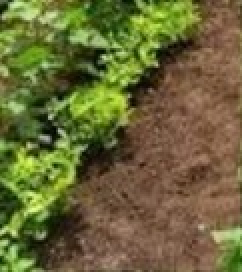
#> input picture Images/1c.jpg, 121 x 136 px (shown 2 times larger)
$ python q6.py
#> lines starting #> are read from the running program, lines starting #| are printed output that depends on the picture; after the words box and inside, x2 and y2 are one past the last pixel; in counts of white or black regions, pixels touching at a corner belong together
# D/ENG/24/0023/EE - ET3112
# Assignment 02 on Fitting
# Question 06

import cv2
import numpy as np
import matplotlib.pyplot as plt

# 1. Load the image and extract edges
image_path = '../Images/1c.jpg'
img = cv2.imread(image_path, cv2.IMREAD_GRAYSCALE)
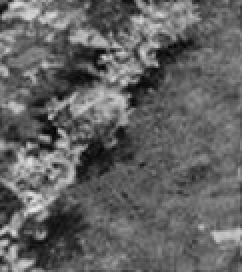
#> img: shape (136, 121) (shown 2 times larger); min 1, max 233, mean 98.4

if img is None:
    print("Error: Could not load image. Check the path.")
    exit()

edges = cv2.Canny(img, 550, 690)
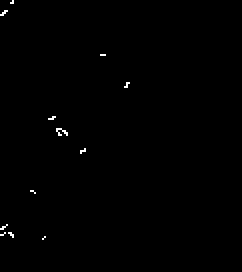
#> edges: shape (136, 121) (shown 2 times larger); 0.35% white in thin lines or dots, all inside (x1, y1, x2, y2) = (0, 0, 65, 120)
indices = np.where(edges != 0)
#> indices = 57 positions, rows 0 to 119, columns 0 to 64
x = indices[1]
#> x = 57 values, max 64 at index 13, min 0 at index 7, mean 23.12
y = indices[0]
#> y = 57 values from 0 to 119

# 2. Total Least Squares (TLS) Fit using SVD
mean_x = np.mean(x)
#> mean_x = 23.12
mean_y = np.mean(y)
#> mean_y = 66.77

# Center all the data points around (0,0)
x_centered = x - mean_x
#> x_centered = 57 values, max 40.88 at index 13, min -23.12 at index 7, mean -3.74e-16
y_centered = y - mean_y
#> y_centered = 57 values from -66.77 to 52.23

# Stack the centered coordinates into a matrix
pts = np.vstack((x_centered, y_centered)).T
#> pts = 57 pairs, first value -23.12 to 40.88, second value -66.77 to 52.23

# Perform Singular Value Decomposition (SVD) to find the main direction
U, S, Vt = np.linalg.svd(pts)
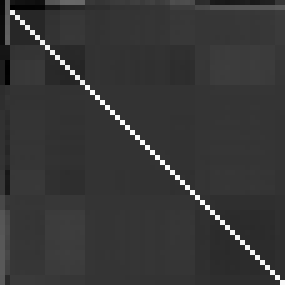
#> U: shape (57, 57) float64 (shown 5 times larger); min -0.254, max 0.999, mean 0.0171; drawn with min black and max white
#> S = [289.8, 142.5]; Vt = [[-0.159, 0.987], [-0.987, -0.159]]

# The direction of the best fit line is the first row of Vt
dx, dy = Vt[0]
#> dx = -0.159; dy = 0.987

# Calculate the slope (m = rise/run) and y-intercept (c)
m_tls = dy / dx
#> m_tls = -6.2
c_tls = mean_y - m_tls * mean_x
#> c_tls = 210.1

# 3. Plotting
plt.figure(figsize=(8, 6))

# Plot the original scatter points
plt.scatter(x, y, s=1, color='gray', label='Extracted Edges')

# Generate x values for the line and calculate corresponding y values
x_line = np.linspace(min(x), max(x), 100)
#> x_line = 100 values from 0 to 64
y_line = m_tls * x_line + c_tls
#> y_line = 100 values, max 210.1 at index 0, min -186.6 at index 99, mean 11.75

# Plot the TLS fit line in green to distinguish it from the OLS line
plt.plot(x_line, y_line, color='green', linewidth=2, label='TLS Fit Line')

# Invert the y-axis so the plot matches the image orientation
plt.gca().invert_yaxis()

plt.title('Total Least-Squares-Fit Line (Question 6)')
plt.xlabel('X coordinates')
plt.ylabel('Y coordinates')
plt.legend()

output_filename = 'q6_output.png'
plt.savefig(output_filename, bbox_inches='tight')
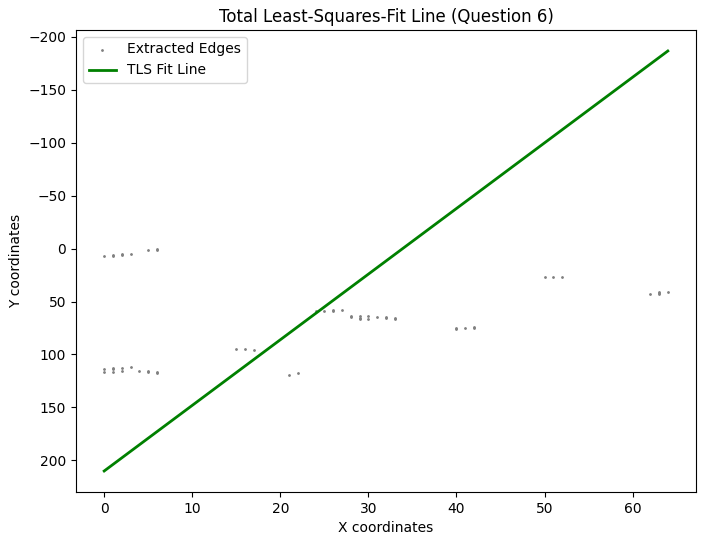
#> figure drawn by matplotlib, 1 panel; curve peaks at x = 0, y = 210.1
print(f"Plot saved successfully as '{output_filename}'.")
print(f"Calculated TLS Slope (m): {m_tls:.4f}")
#| Calculated TLS Slope (m): -6.1986

plt.show()

$ run again, with Images/1a.jpg copied over Images/1c.jpg
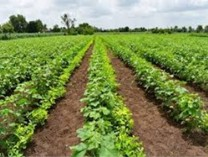
#> input picture Images/1a.jpg, 208 x 157 px
#> `edges = cv2.Canny(img, 550, 690)`:
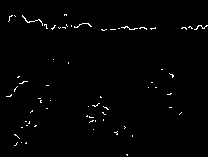
#> edges: shape (157, 208); 1.1% white in thin lines or dots, all inside (x1, y1, x2, y2) = (6, 14, 208, 156)
#> indices = 371 positions, rows 14 to 155, columns 6 to 207
#> x = 371 values, max 207 at index 81, min 6 at index 253, mean 89.12
#> y = 371 values from 14 to 155
#> mean_x = 89.12
#> mean_y = 62.77
#> x_centered = 371 values, max 117.9 at index 81, min -83.12 at index 253, mean -7.35e-15
#> y_centered = 371 values from -48.77 to 92.23
#> pts = 371 pairs, first value -83.12 to 117.9, second value -48.77 to 92.23
#> S = [1154.7, 814.2]; Vt = [[0.968, -0.25], [0.25, 0.968]]
#> dx = 0.968; dy = -0.25
#> m_tls = -0.258
#> c_tls = 85.76
#> y_line = 100 values, max 84.22 at index 0, min 32.36 at index 99, mean 58.29
#> `plt.savefig(output_filename, bbox_inches='tight')`:
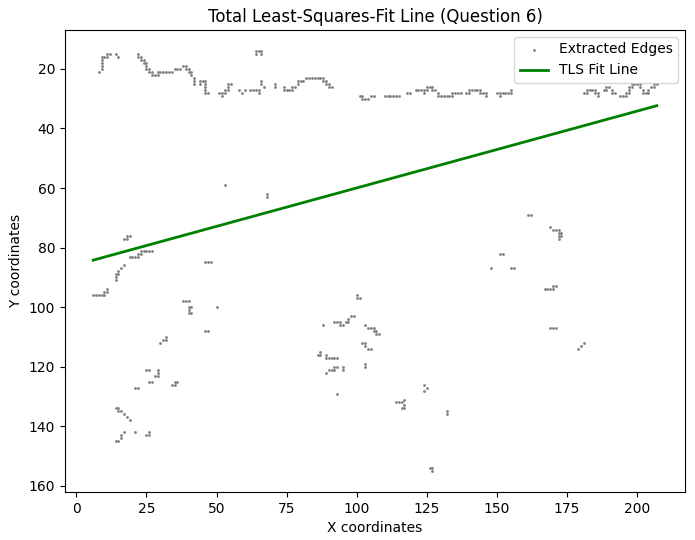
#> figure drawn by matplotlib, 1 panel; curve peaks at x = 6, y = 84.22
#| Calculated TLS Slope (m): -0.2580
